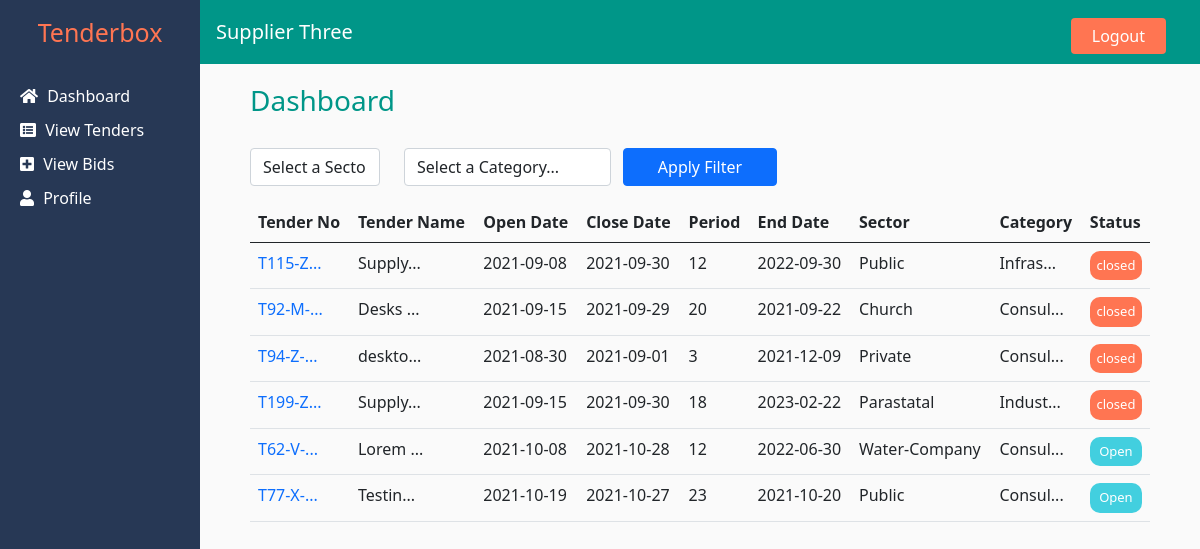
Page /supplier/index.php (signed in) on the committed database.
### tables this page shows
CREATE TABLE `supplier` (
  `id` int(11) NOT NULL,
  `name` varchar(250) NOT NULL,
  `email` varchar(250) NOT NULL,
  `password` varchar(250) NOT NULL,
  `phone` varchar(200) NOT NULL,
  `startyear` int(11) NOT NULL,
  `description` text NOT NULL,
  `type` varchar(200) NOT NULL
);

CREATE TABLE `tender` (
  `id` int(11) NOT NULL,
  `org_id` int(11) NOT NULL,
  `tendername` varchar(250) NOT NULL,
  `minbudget` varchar(250) NOT NULL,
  `maxbudget` varchar(255) NOT NULL,
  `period` varchar(250) NOT NULL,
  `description` varchar(1000) NOT NULL,
  `tenderno` varchar(200) NOT NULL,
  `opendate` date NOT NULL,
  `closedate` date NOT NULL,
  `tenderdoc` varchar(200) NOT NULL,
  `sector` varchar(200) NOT NULL,
  `category` varchar(200) NOT NULL,
  `enddate` date NOT NULL
);

### supplier/index.php (the view, shortened to what this page needs)
<?php
include 'includes/header.php';
include 'includes/config.php';
$result = $conn->query("select * from tender");
?>
<main class="d-flex">
    <?php include 'includes/sidebar.php' ?>
    <section class="page-container">
        <h3 class="page-title">Dashboard</h3>
        <form id="filter-form">
            <div class="row align-items-start">
                <div class="mb-3 col col-2">
                    <select id="sector" name="sector" class="form-control filter-item">
                        <option value="">Select a Sector...</option>
                    </select>
                </div>
                <div class="mb-3 col col-3">
                    <select id="category" name="category" class="form-control filter-item">
                      <option value="">Select a Category...</option>
                  </select>
                </div>
                <button type="submit" id="filterBtn" class="btn btn-primary col col-2">Apply Filter</button>
            </div>
        </form>
        <table class="table table-responsive">
            <thead>
                <tr>
                    <th>Tender No</th>
                    <th>Tender Name</th>
                    <th>Open Date</th>
                    <th>Close Date</th>
                    <th>Period</th>
                    <th>End Date</th>
                    <th>Sector</th>
                    <th>Category</th>
                    <th>Status</th>
                </tr>
            </thead>
            <tbody>
            <?php
                $count =0;
                while($row = mysqli_fetch_assoc($result) and $count<10){
                    $count ++;
                    $d1 = strtotime($row['closedate']);
                    $d = strtotime(date("Y-m-d"));
                    $diff =  $d1 - ($d);
                ?>
                <tr>
                    <td>
                        <a href="view_tender.php?tender_id=<?php echo $row['tenderno']; ?>">
                            <?php echo substr($row['tenderno'], 0,6)."..."; ?>
                        </a>
                    </td>
                    <td><?php echo substr($row['tendername'], 0,6)."..."; ?></td>
                    <td><?php echo $row['opendate']; ?></td>
                    <td><?php echo $row['closedate']; ?></td>
                    <td><?php echo $row['period']; ?></td>
                    <td><?php echo $row['enddate']; ?></td>
                    <td><?php echo $row['sector']; ?></td>
                    <td><?php echo substr($row['category'], 0,6)."..."; ?></td>
                    <td>
                        <?php
                            if($diff < 0){
                                ?>
                                <div class="status-closed">closed</div>
                                <?php
                            }else{
                                ?>
                                <div class="status-won">Open</div>
                                <?php
                            }
                        ?>
                    </td>
                </tr>
                <?php
                }
            ?>
            </tbody>
        </table>
    </section>
</main>
<?php include 'includes/footer.php' ?>

### supplier/includes/header.php (shortened to what this page needs)
<?php
include 'config.php';
$supplier_id =$_SESSION['supplier_id'];
$supresult = $conn->query("SELECT * FROM supplier where id ='$supplier_id'");
$array = mysqli_fetch_assoc($supresult);
?>
<!DOCTYPE html>
<html lang="en">
<head>
    <link href="https://cdnjs.cloudflare.com/ajax/libs/font-awesome/5.15.4/css/all.min.css" rel="stylesheet">
    <link rel="stylesheet" href="css/bootstrap.min.css">
    <link rel="stylesheet" href="css/style.css">
</head>
<body>
    <nav class="nav">
        <h1 class="navbar-brand">Tenderbox</h1>
        <div class="nav-bar">
            <h5><?php echo $array['name'] ?></h5>
            <a href="logout.php" class="btn logout-btn" type="submit">Logout</a>
        </div>
    </nav>

### supplier/includes/sidebar.php (shortened to what this page needs)
<section class="sidebar">
    <a href="index.php"><i class="fas fa-home"></i> Dashboard</a>
    <a href="view_tenders.php"><i class="fas fa-list-alt"></i> View Tenders</a>
    <a href="view_bids.php"><i class="fas fa-plus-square"></i> View Bids</a>
    <a href="profile.php"><i class="fas fa-user"></i> Profile</a>
</section>

### supplier/includes/footer.php (shortened to what this page needs)
</body>
</html>

### supplier/css/style.css (style rules this page uses)
a, a:hover { text-decoration: none; }
nav.nav { height: 4rem; background-color: #009688; }
.navbar-brand { width: 200px; height: 100%; font-size: 25px; background-color: #273855; display: flex; align-items: center; justify-content: center; color: #ff7552; }
.nav-bar { display: flex; align-items: center; width: calc(100% - 250px); }
.nav-bar h5 { color: #fff; }
.logout-btn, .logout-btn:hover { background-color: #ff7552; margin-left: auto; padding: 5px 20px; color: #fff; }
section.sidebar { min-width: 200px; background-color: #273855; min-height: 90vh; padding: 20px; display: flex; flex-direction: column; }
section.sidebar a { text-decoration: none; color: #fff; font-size: 16px; margin-bottom: 10px; }
section.sidebar a i { margin-right: 5px; }
.page-container { padding: 0px 50px; padding-bottom: 50px; background-color: #fafafa; flex: 1; }
.page-title { margin-top: 20px; margin-bottom: 30px; color: #009688; }
.status-won { background-color: #42cfdf; color: #fff; text-align: center; font-size: 13px; border-radius: 10px; padding: 5px 0px; }
.status-closed { background-color: #ff7552; color: #fff; text-align: center; font-size: 13px; border-radius: 10px; padding: 5px 0px; }

### rows in the picture
supplier: name "Supplier Three"
tender: tenderno "T115-Z", tendername "Supply", opendate "2021-09-08", closedate "2021-09-30", period "12", enddate "2022-09-30", sector "Public", category "Infras"
tender: tenderno "T92-M-", tendername "Desks", opendate "2021-09-15", closedate "2021-09-29", period "20", enddate "2021-09-22", sector "Church", category "Consul"
tender: tenderno "T94-Z-", tendername "deskto", opendate "2021-08-30", closedate "2021-09-01", period "3", enddate "2021-12-09", sector "Private", category "Consul"
tender: tenderno "T199-Z", tendername "Supply", opendate "2021-09-15", closedate "2021-09-30", period "18", enddate "2023-02-22", sector "Parastatal", category "Indust"
tender: tenderno "T62-V-", tendername "Lorem", opendate "2021-10-08", closedate "2021-10-28", period "12", enddate "2022-06-30", sector "Water-Company", category "Consul", shows "Open"
tender: tenderno "T77-X-", tendername "Testin", opendate "2021-10-19", closedate "2021-10-27", period "23", enddate "2021-10-20", sector "Public", category "Consul", shows "Open"
